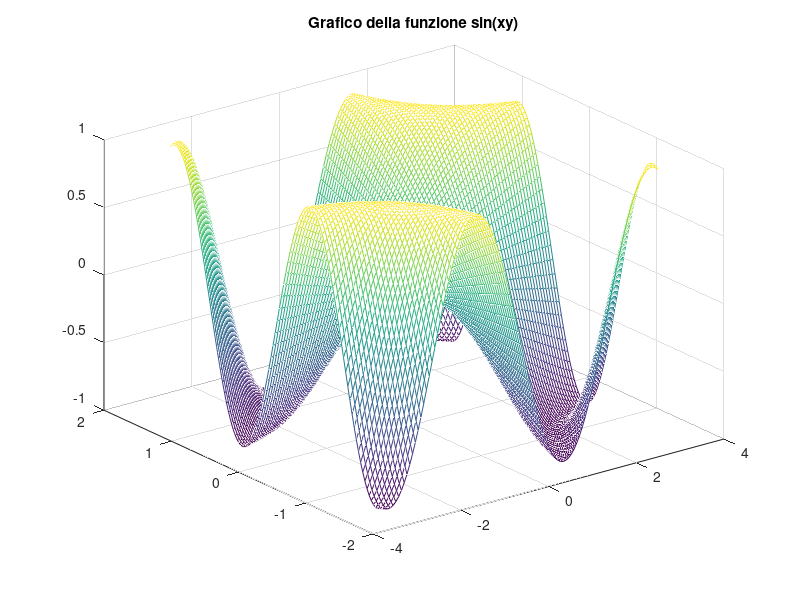

This chart was generated by the following MATLAB code:
x = linspace(-pi,pi); 
y = linspace(-pi/2,pi/2); 
[X,Y] = meshgrid(x,y); 
Z = sin(X.*Y); 
mesh(X,Y,Z); 
title('Grafico della funzione sin(xy)'); 